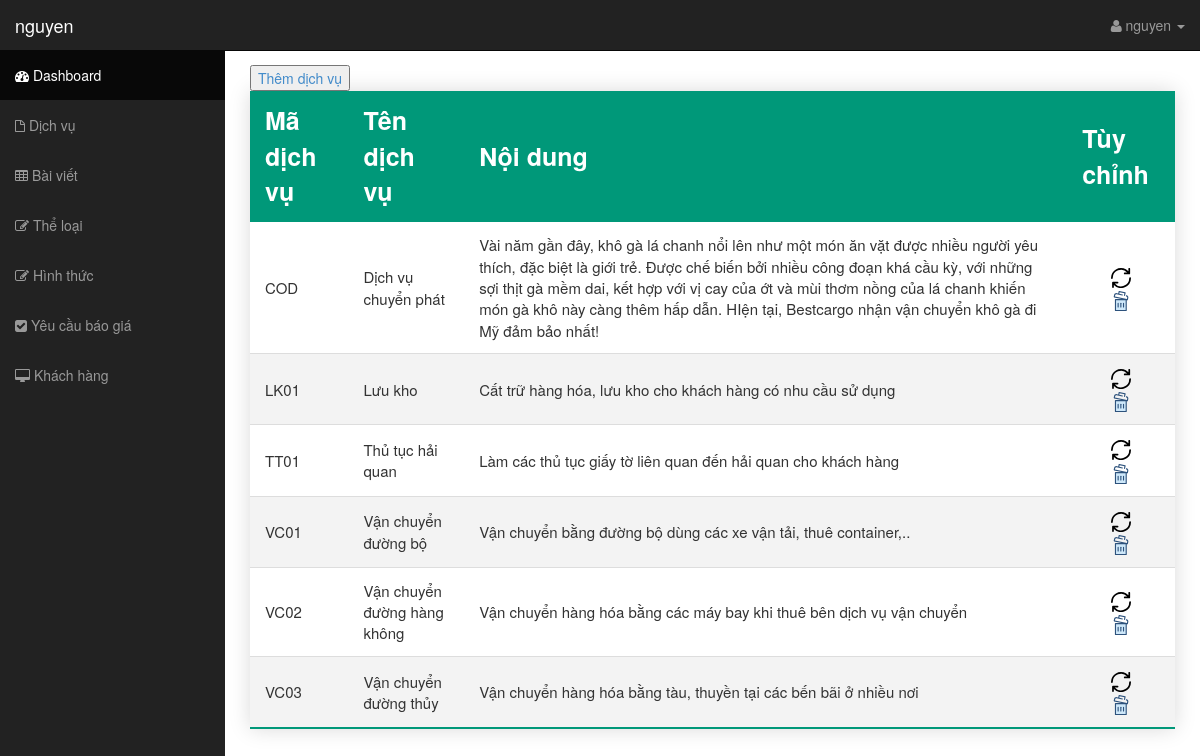
Page /controller/admin.php?view=dichvu (signed in) on the committed database.
### tables this page shows
CREATE TABLE `dichvu` (
  `madv` varchar(32) NOT NULL,
  `tendv` varchar(255) NOT NULL,
  `noidung` text NOT NULL
);

### controller/admin.php (called while the page is built)
<?php
include "../view/admin/header.php";
include "../view/admin/admin.php";
include "../view/admin/footer.php";
?>

### model/thuvien.php (called while the page is built, shortened)
<?php
function showDatabase($pdo, $table) {
	$select = "SELECT * FROM $table";
	$stmt = $pdo->prepare($select);
	$stmt->execute();
	$element = $stmt->fetchAll(PDO::FETCH_ASSOC);
	return $element;
}
?>

### view/admin/dichvu.php (the view, shortened to what this page needs)
<div>
    <button>
        <a href="../controller/them_dv.php">Thêm dịch vụ</a>
    </button>
</div>
<table class="styled-table">
    <thead>
        <tr>
            <th>Mã dịch vụ</th>
            <th>Tên dịch vụ</th>
            <th>Nội dung</th>
            <th>Tùy chỉnh</th>
        </tr>
    </thead>
    <tbody>
        <?php
            $table = "dichvu";
            $row = showDatabase($pdo, $table);
            foreach ($row as $value) {
        ?>
            <tr>
                <td><?php echo $value['madv'];?></td>
                <td><?php echo $value['tendv'];?></td>
                <td><?php echo $value['noidung'];?></td>
                <td class="option">
                    <a class="update" href="../controller/sua_dv.php?madv=<?php echo $value['madv'];?>" value="">
                        <img src="../view/images/icon/update.svg" title="<?php echo $value['madv'];?>" alt="Cập nhật">
                    </a>
                    <a href="../controller/xoa_dv.php?madv=<?php echo $value['madv'];?>">
                        <img src="../view/images/icon/delete.svg" title="Xóa" alt="Xóa">
                    </a>
                </td>
            </tr>
        <?php } ?>
    </tbody>
</table>

### view/css/sb-admin.css (style rules this page uses)
body { margin-top: 50px; }

### view/css/admin.css (style rules this page uses)
.styled-table { border-collapse: collapse; margin: 0 auto; box-shadow: 0 0 20px rgba(0, 0, 0, 0.15); }
.styled-table thead tr { background: #009879; color: #fff; text-align: left; }
.styled-table th, .styled-table td { padding: 12px 15px; }
.styled-table th { font-size: 2.5rem; }
.styled-table td { font-size: 1.5rem; }
.styled-table tbody tr { border-bottom: 1px solid #dddddd; }
.styled-table tbody tr:nth-of-type(even) { background-color: #f3f3f3; }
.styled-table tbody tr:last-of-type { border-bottom: 2px solid #009879; }
.option { text-align: center; }
.option a { color: blue; margin: 10px; cursor: pointer; text-decoration: none; }
.option a img { width: 20px; }

### rows in the picture
dichvu: madv "COD", tendv "Dịch vụ chuyển phát", noidung "Vài năm gần đây, khô gà lá chanh nổi lên như một món ăn vặt được nhiều người yêu thích, đặc biệt là giới trẻ. Được chế biến bởi nhiều công đoạn khá cầu kỳ, với những sợi thịt gà mềm dai, kết hợp với vị cay của ớt và mùi thơm nồng của lá chanh khiến món gà khô này càng thêm hấp dẫn. HIện tại, Bestcargo nhận vận chuyển khô gà đi Mỹ đảm bảo nhất!"
dichvu: madv "LK01", tendv "Lưu kho", noidung "Cất trữ hàng hóa, lưu kho cho khách hàng có nhu cầu sử dụng"
dichvu: madv "TT01", tendv "Thủ tục hải quan", noidung "Làm các thủ tục giấy tờ liên quan đến hải quan cho khách hàng"
dichvu: madv "VC01", tendv "Vận chuyển đường bộ", noidung "Vận chuyển bằng đường bộ dùng các xe vận tải, thuê container,.."
dichvu: madv "VC02", tendv "Vận chuyển đường hàng không", noidung "Vận chuyển hàng hóa bằng các máy bay khi thuê bên dịch vụ vận chuyển"
dichvu: madv "VC03", tendv "Vận chuyển đường thủy", noidung "Vận chuyển hàng hóa bằng tàu, thuyền tại các bến bãi ở nhiều nơi"

### other values in the picture
$username "nguyen"
